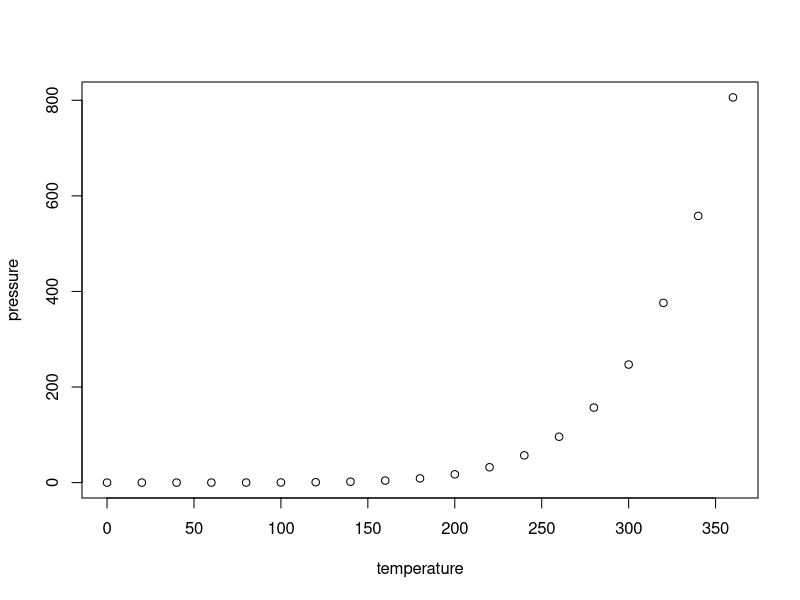
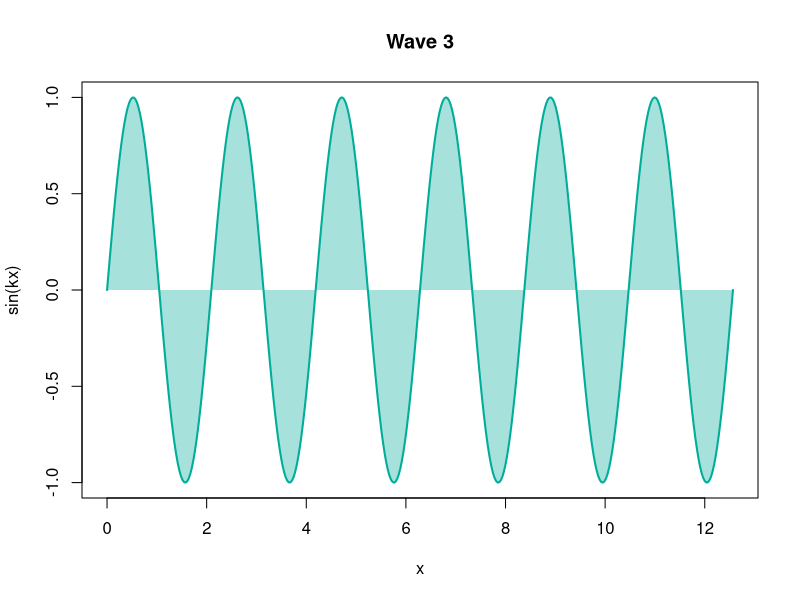
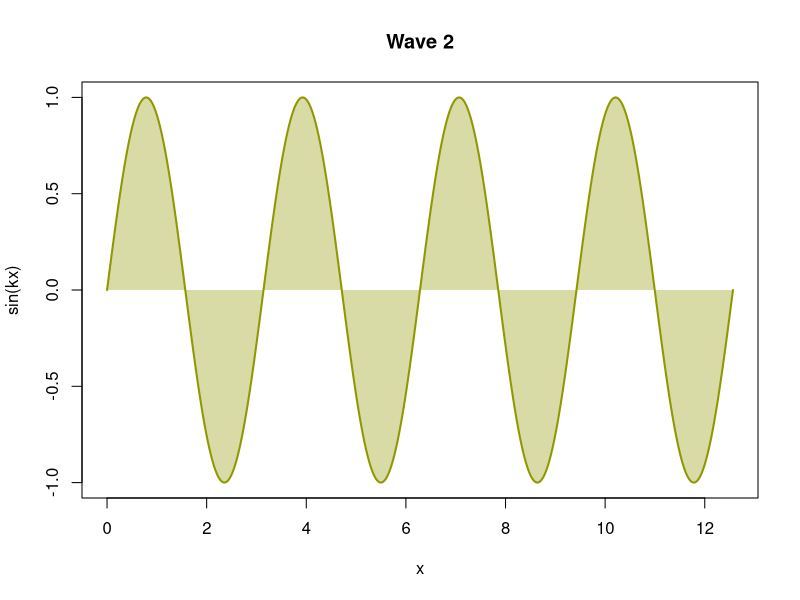
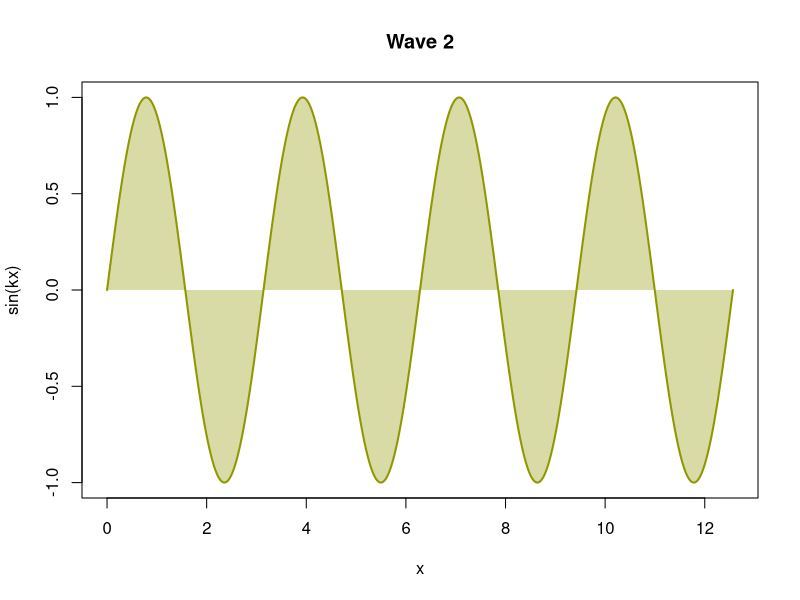
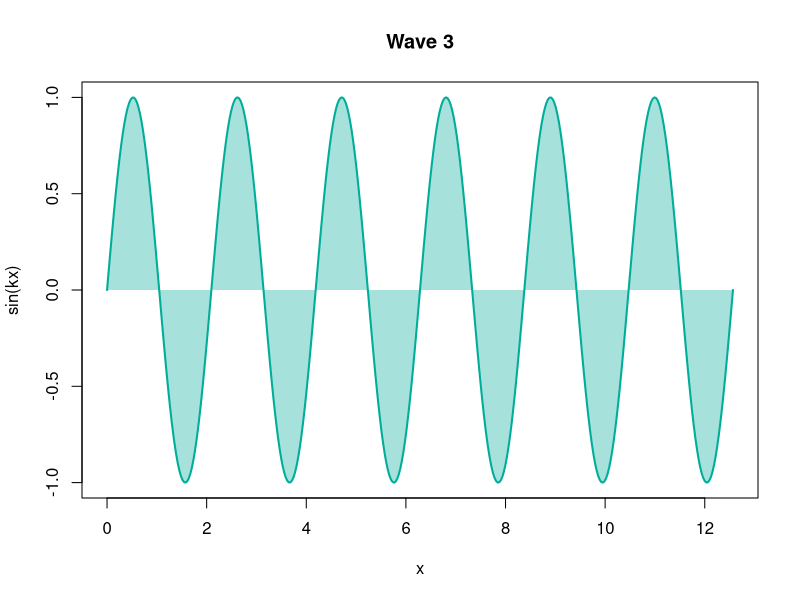
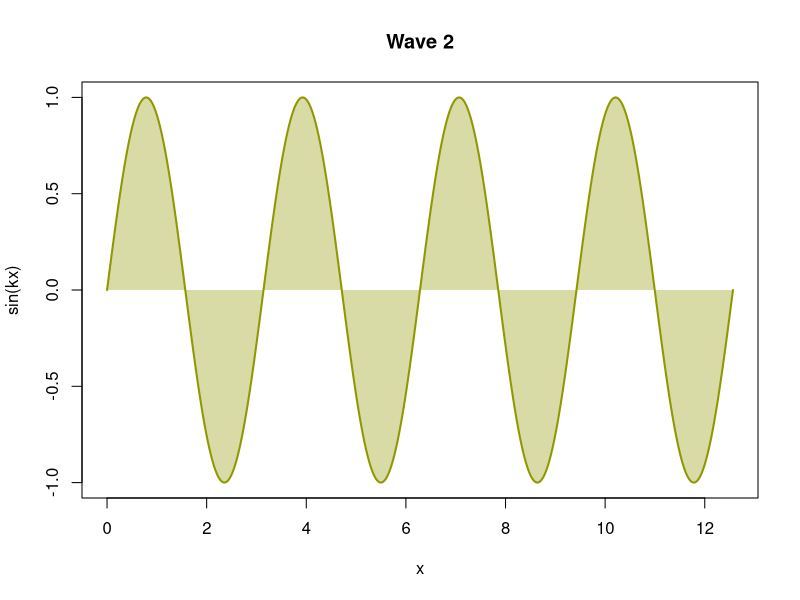
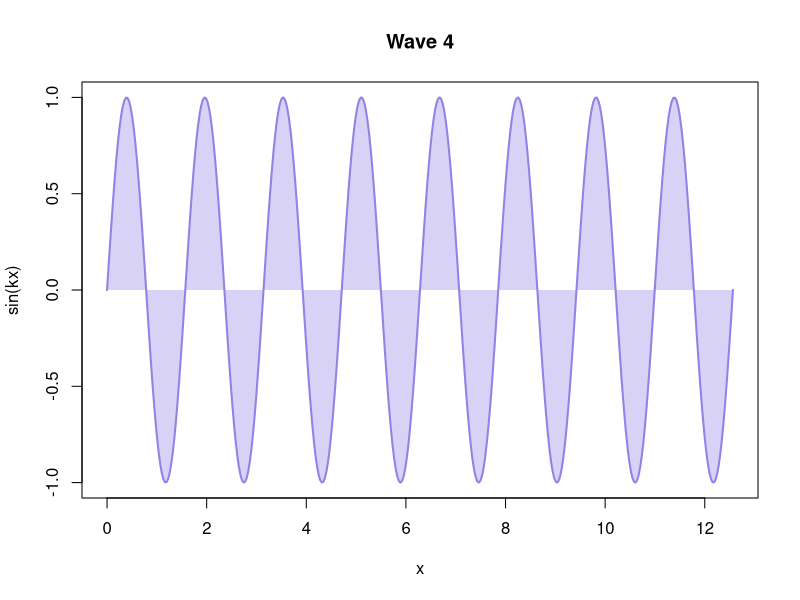

Write the R code that produced these figures, in order.
## ---- chunk 1
wave <- function(k = 1) {
  x <- seq(0, 4 * pi, length.out = 400)
  col <- hcl.colors(4, "Dark 3")[k]
  plot(
    x,
    sin(k * x),
    type = "n",
    main = paste("Wave", k),
    xlab = "x",
    ylab = "sin(kx)"
  )
  polygon(
    c(x, rev(x)),
    c(sin(k * x), rep(0, length(x))),
    col = adjustcolor(col, 0.35),
    border = NA
  )
  lines(x, sin(k * x), lwd = 2, col = col)
}
## ---- chunk 2
#| panzoom:
#|   description: "Rises roughly as $p \\propto e^{-1/T}$ [@rcore2026]."
#| label: fig-pressure
#| fig-alt: "Scatter plot of vapor pressure rising steeply with temperature"
#| fig-cap: "Vapor pressure of mercury [@weast1973]."

plot(pressure)
## ---- chunk 3
#| panzoom:
#|   description: "The plot comes from `wave(k = 3)`."
#| fig-alt: "A sine curve, shaded between the curve and y = 0"
#| fig-cap: >-
#|   Wave 3: `y = sin(3 * x)`; the area between the curve and y = 0 is shaded.

wave(k = 3)
## ---- chunk 4
#| panzoom:
#|   caption: false
#| fig-alt: "A sine curve, shaded between the curve and y = 0"
#| fig-cap: >-
#|   Wave 2: y = sin(2x); the area between the curve and y = 0 is shaded.

wave(k = 2)
## ---- chunk 5
#| panzoom:
#|   description: "A sine wave, $y = \\sin(kx)$, **k = 2**."
#| fig-alt: "A sine curve, shaded between the curve and y = 0"
#| fig-cap: >-
#|   Wave 2: y = sin(2x); the area between the curve and y = 0 is shaded.

wave(k = 2)
## ---- chunk 6
#| label: fig-div-plot
#| echo: false
#| fig-width: 7.5
#| fig-height: 5
#| fig-alt: "A sine curve, shaded between the curve and y = 0"
#| fig-cap: >-
#|   Wave 3: y = sin(3x); the area between the curve and y = 0 is shaded.

wave(k = 3)
## ---- chunk 7
#| panzoom: true
#| fig-alt: "A sine curve, shaded between the curve and y = 0"
#| fig-cap: >-
#|   Wave 2: y = sin(2x); the area between the curve and y = 0 is shaded.
#| fig-cap-location: margin

wave(k = 2)
## ---- chunk 8
#| panzoom: true
#| label: fig-caption-top
#| fig-alt: "A sine curve, shaded between the curve and y = 0"
#| fig-cap: >-
#|   Wave 4: y = sin(4x); the area between the curve and y = 0 is shaded.
#| fig-cap-location: top

wave(k = 4)
